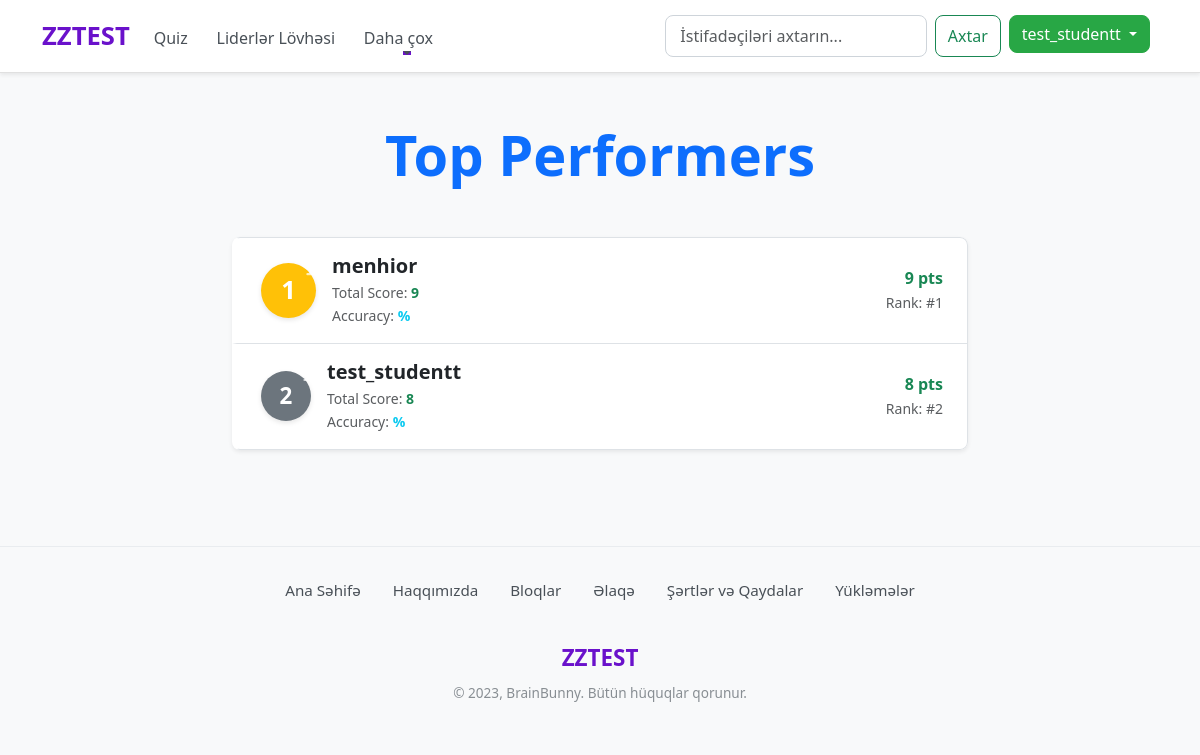
Screenshot of /leaderboard (signed in) with the database file from the repository.
### quiz/models.py (models this page shows, shortened)
class UserRank(models.Model):
    user = models.OneToOneField(User, on_delete=models.CASCADE)
    rank = models.IntegerField(null=True, blank=True)
    total_score = models.IntegerField(null=True, blank=True)
    weekly_progress = models.IntegerField(default=0)
    topic_mastery = models.JSONField(default=dict)
    accuracy_rate = models.FloatField(null=True, blank=True)
    last_updated = models.DateTimeField(auto_now=True, null=True, blank=True)
    streak_count = models.PositiveIntegerField(default=0)
    last_active = models.DateField(auto_now_add=True, null=True, blank=True)
    class Meta:
        verbose_name = "User Ranking"
        verbose_name_plural = "User Rankings"
        ordering = ['rank']
        indexes = [
            models.Index(fields=['rank']),
            models.Index(fields=['total_score']),
        ]

### base/views.py (the view)
# urls.py: path('leaderboard', views.leaderboard_view, name='leaderboard'),
@login_required(login_url="login")
def leaderboard_view(request):
    leaderboard_users = UserRank.objects.order_by('rank')
    context = {"leaderboard_users": leaderboard_users}
    return render(request, "leaderboard.html", context)

### templates/leaderboard.html (shortened to what this page needs)
{% extends 'index.html' %}
{% block content %}
<div class="container py-5">
    <h1 class="display-4 text-center mb-5 fw-bold text-primary">Top Performers</h1>
    <div class="row justify-content-center">
        {% if leaderboard_users|length == 0 %}
            <div class="col-12 text-center py-5">
                <div class="alert alert-info shadow-sm" role="alert">
                    <i class="fas fa-info-circle fa-2x mb-3"></i>
                    <h4 class="alert-heading">No Participants on the Leaderboard Yet!</h4>
                    <p class="mb-0">Encourage users to complete quizzes to appear here.</p>
                </div>
            </div>
        {% else %}
            <div class="col-md-10 col-lg-8">
                <div class="list-group shadow-sm rounded-3 overflow-hidden">
                    {% for rank_entry in leaderboard_users %}
                        <a href="{% url 'profile' rank_entry.user.username %}" class="list-group-item list-group-item-action d-flex align-items-center py-3 px-4 leaderboard-item">
                            <span class="badge rounded-pill me-3 fs-5 p-2 position-relative d-flex align-items-center justify-content-center leaderboard-rank-badge">
                                {{ forloop.counter }}
                            </span>
                            <div class="flex-grow-1">
                                <h5 class="mb-0 fw-bold text-dark">{{ rank_entry.user.username }}</h5>
                                <small class="text-muted d-block mt-1">Total Score: <strong class="text-success">{{ rank_entry.total_score }}</strong></small>
                                <small class="text-muted">Accuracy: <strong class="text-info">{{ rank_entry.accuracy_rate|floatformat:1 }}%</strong></small>
                            </div>
                            <div class="text-end ms-auto">
                                {% if rank_entry.total_score > 0 %}
                                    <span class="d-block text-success fw-bold">{{ rank_entry.total_score }} pts</span>
                                {% else %}
                                    <span class="d-block text-muted">No points yet</span>
                                {% endif %}
                                <small class="text-muted">Rank: #{{ rank_entry.rank }}</small>
                            </div>
                        </a>
                    {% endfor %}
                </div>
            </div>
        {% endif %}
    </div>
</div>
{% endblock content %}

### templates/components/navbar.html (shortened to what this page needs)
{% load static %}
<nav class="navbar navbar-expand-lg main-navbar d-none d-lg-block shadow-sm">
    <div class="container">
        <a class="navbar-brand brand-glow" href="{% url 'home' %}">ZZTEST</a>
        <div class="collapse navbar-collapse" id="navbarSupportedContent">
            <ul class="navbar-nav me-auto mb-2 mb-lg-0">
                <li class="nav-item">
                    <a class="nav-link nav-link-custom" href="{% url 'all_quiz' %}">Quiz</a>
                </li>
                <li class="nav-item">
                    <a class="nav-link nav-link-custom" href="{% url 'leaderboard' %}">Liderlər Lövhəsi</a>
                </li>
                <li class="nav-item dropdown">
                    <a class="nav-link dropdown-toggle nav-link-custom" href="#" role="button" data-bs-toggle="dropdown"
                        aria-expanded="false">
                        Daha çox
                    </a>
                </li>
            </ul>
            <form class="d-flex search-form" role="search" action="{% url 'search_users' %}">
                <input class="form-control me-2 search-input" type="search" name="q" placeholder="İstifadəçiləri axtarın..." aria-label="Search">
                <button class="btn btn-outline-success search-btn me-2" type="submit">Axtar</button>
                {% if request.user.is_authenticated %}
                <div class="dropdown me-2">
                    <button class="btn btn-success dropdown-toggle user-menu-btn" type="button" id="userDropdown" data-bs-toggle="dropdown" aria-expanded="false">
                        {{ request.user.username }}
                    </button>
                </div>
                {% else %}
                <a href="{% url 'login' %}" class="btn btn-primary login-btn">Daxil ol</a>
                {% endif %}
            </form>
        </div>
    </div>
</nav>

### templates/index.html (style rules this page uses)
body { font-family: 'Segoe UI', Roboto, 'Helvetica Neue', Arial, sans-serif; color: #343a40; background-color: #f8f9fa; }
a { text-decoration: none; color: #0d6efd; transition: color 0.2s ease; }

### templates/components/navbar.html (style rules this page uses)
.main-navbar { background-color: #ffffff; border-bottom: 1px solid #e0e0e0; padding-top: 0.75rem; padding-bottom: 0.75rem; }
.navbar-brand { font-weight: 700; font-size: 1.6rem; color: #6a11cb !important; transition: color 0.2s ease; }
.nav-link-custom { font-weight: 500; color: #495057; margin-right: 0.8rem; transition: all 0.2s ease-in-out; position: relative; padding-bottom: 0.3rem; }
.nav-link-custom::after { content: ''; position: absolute; width: 0; height: 2px; bottom: 0; left: 50%; background-color: #6a11cb; transition: width 0.3s ease-out, left 0.3s ease-out; }
.search-form .search-input { border-radius: 0.5rem; border-color: #ced4da; padding: 0.5rem 0.9rem; }
.search-btn { border-radius: 0.5rem; font-weight: 500; transition: all 0.2s ease; }
.user-menu-btn { border-radius: 0.5rem; font-weight: 500; background-color: #28a745; border-color: #28a745; transition: all 0.2s ease; }

### templates/leaderboard.html (style rules this page uses)
.leaderboard-item { transition: transform 0.2s ease-in-out, background-color 0.2s ease-in-out; border-left: 5px solid transparent; }
.leaderboard-rank-badge { min-width: 45px; height: 45px; box-shadow: 0 2px 5px rgba(0,0,0,0.1); background-color: var(--bs-primary) !important; font-size: 1.1rem; position: relative; }
.leaderboard-item:nth-child(1) .leaderboard-rank-badge { background-color: #ffc107 !important; font-size: 1.6rem !important; height: 55px !important; min-width: 55px !important; }
.leaderboard-item:nth-child(2) .leaderboard-rank-badge { background-color: #6c757d !important; font-size: 1.4rem !important; height: 50px !important; min-width: 50px !important; }
.leaderboard-item:nth-child(1) .leaderboard-rank-badge::after, .leaderboard-item:nth-child(2) .leaderboard-rank-badge::after, .leaderboard-item:nth-child(3) .leaderboard-rank-badge::after { font-family: "Font Awesome 6 Free"; font-weight: 900; content: "\f091"; position: absolute; font-size: 0.7em; top: -5px; right: -5px; color: rgba(255, 255, 255, 0.8); opacity: 0.9; }

### rows the page displays
UserRank: user.username "menhior", total_score "9", rank "1"
UserRank: user.username "test_studentt", total_score "8", rank "2"

### other values shown
{{ request.user.username }} "test_studentt"
